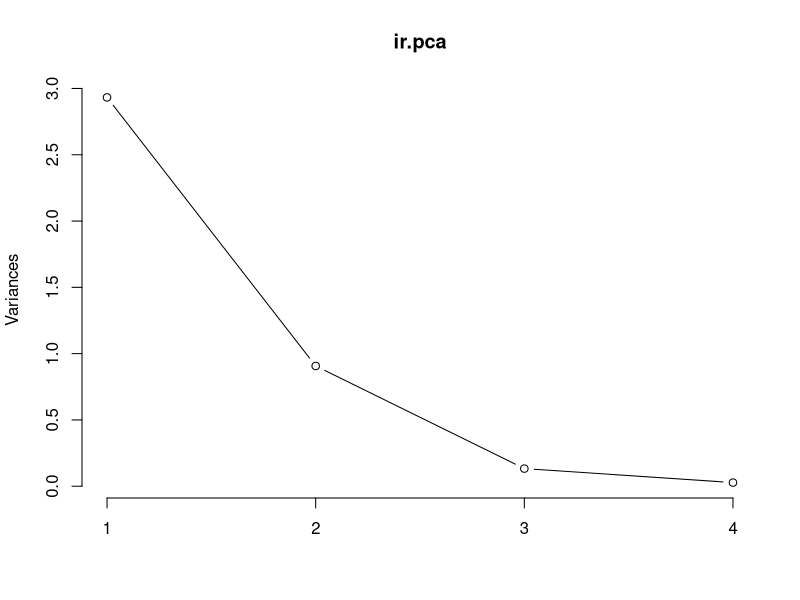
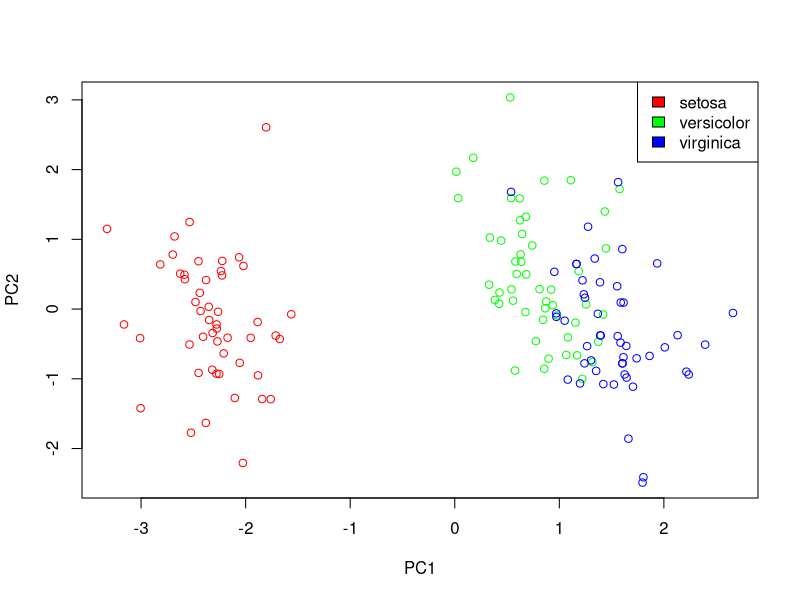

Generate these figures, in order, with R:
## ---- chunk 1
knitr::opts_chunk$set(echo = TRUE)
## ---- chunk 2
# Load data
data(iris)
head(iris, 3)
## ---- chunk 3
names(iris)
## ---- chunk 4
# log transform on the four continuous variable
log.ir <- log(iris[, 1:4])
# the Species variable
ir.species <- iris[, 5]
 
# apply PCA - scale. = TRUE is highly advisable, but default is FALSE. 
# center and scale is used to standardize the variables prior to the application of PCA.
ir.pca <- prcomp(log.ir,
                 center = TRUE,
                 scale. = TRUE) 
## ---- chunk 5
# print method
print(ir.pca)
## ---- chunk 6
# plot method
plot(ir.pca, type = "l")
## ---- chunk 7
# summary method
summary(ir.pca)
## ---- chunk 8
colorvec <- c("red", "green", "blue")
names(colorvec) = unique(ir.species)

plot(ir.pca$x[, 1], ir.pca$x[, 2], col = unname(colorvec[ir.species]), xlab = "PC1", ylab = "PC2")
legend("topright", legend = names(colorvec), fill = unname(colorvec))
